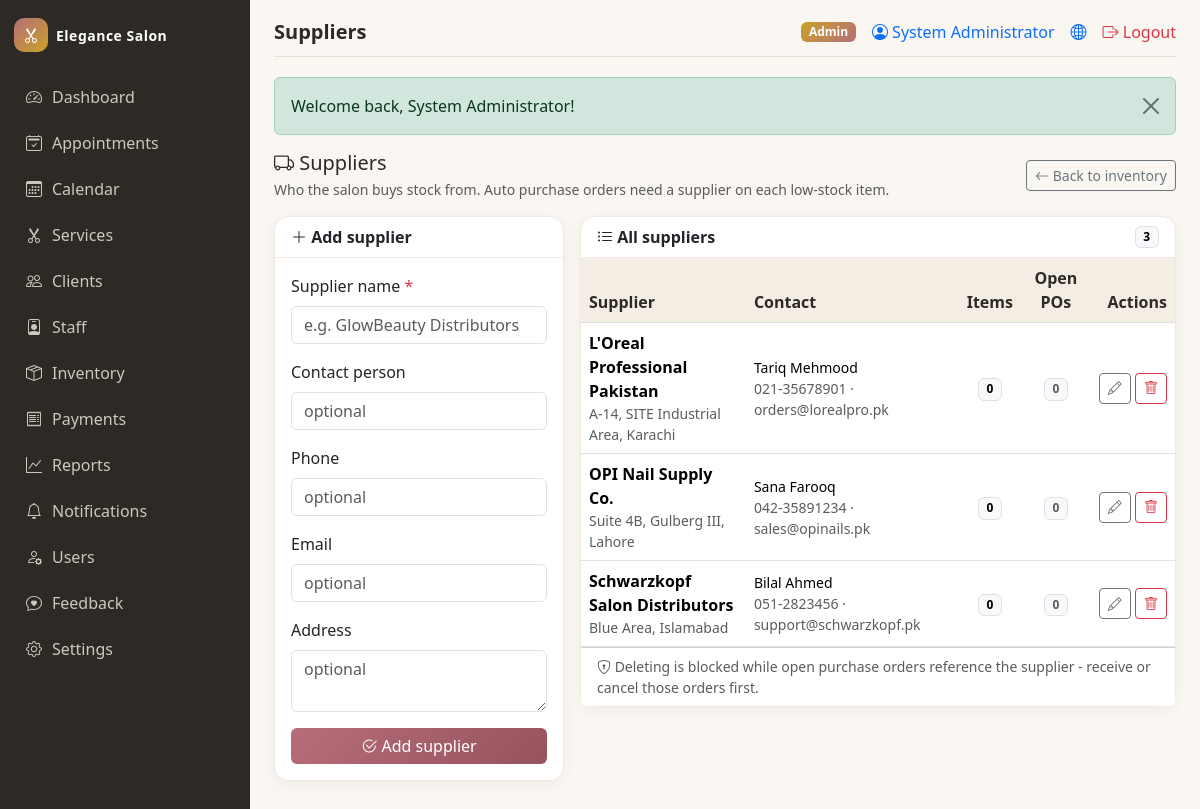
The app's page /modules/inventory/suppliers.php (signed in) with its own data.
### tables this page shows
CREATE TABLE suppliers (
  supplier_id    INT UNSIGNED AUTO_INCREMENT PRIMARY KEY,
  name           VARCHAR(120) NOT NULL,
  contact_person VARCHAR(100) DEFAULT NULL,
  phone          VARCHAR(20)  DEFAULT NULL,
  email          VARCHAR(120) DEFAULT NULL,
  address        VARCHAR(255) DEFAULT NULL,
  created_at     TIMESTAMP NOT NULL DEFAULT CURRENT_TIMESTAMP
);

### modules/inventory/suppliers.php (the view, shortened to what this page needs)
<?php
require_once __DIR__ . '/../../includes/init.php';
 $self    = BASE_URL . 'modules/inventory/suppliers.php';
 $back    = BASE_URL . 'modules/inventory/index.php';
 $edit_id = (int)get('id');
 $sup = array(
    'name'           => '',
    'contact_person' => '',
    'phone'          => '',
    'email'          => '',
    'address'        => '',
);
 $suppliers = mysqli_fetch_all(mysqli_query($conn,
    "SELECT sp.supplier_id, sp.name, sp.contact_person, sp.phone, sp.email, sp.address,
            (SELECT COUNT(*) FROM inventory_items i
              WHERE i.supplier_id = sp.supplier_id) AS items,
            (SELECT COUNT(*) FROM purchase_orders po
              WHERE po.supplier_id = sp.supplier_id
                AND po.status IN ('pending','ordered')) AS open_pos
     FROM suppliers sp
     ORDER BY sp.name ASC"), MYSQLI_ASSOC);
require_once __DIR__ . '/../../includes/dash_header.php';
?>
<div class="d-flex flex-wrap justify-content-between align-items-center gap-2 mb-3">
    <div>
        <h5 class="mb-1"><i class="bi bi-truck"></i> Suppliers</h5>
        <p class="text-muted small mb-0">Who the salon buys stock from. Auto purchase orders
            need a supplier on each low-stock item.</p>
    </div>
    <a class="btn btn-outline-secondary btn-sm" href="<?= $back ?>">
        <i class="bi bi-arrow-left"></i> Back to inventory
    </a>
</div>
<div class="row g-3">
    <div class="col-lg-4">
        <div class="card card-salon">
            <div class="card-header d-flex justify-content-between align-items-center">
                <span><?= $edit_id > 0 ? '<i class="bi bi-pencil-square"></i> Edit supplier' : '<i class="bi bi-plus-lg"></i> Add supplier' ?></span>
            </div>
            <div class="card-body">
                <form method="post" action="<?= $self ?>" novalidate>
                    <div class="mb-3">
                        <label class="form-label">Supplier name <span class="text-danger">*</span></label>
                        <input type="text" name="name" maxlength="120" class="form-control"
                               value="<?= e($sup['name']) ?>" placeholder="e.g. GlowBeauty Distributors" required>
                    </div>
                    <div class="mb-3">
                        <label class="form-label">Contact person</label>
                        <input type="text" name="contact_person" maxlength="100" class="form-control"
                               value="<?= e($sup['contact_person']) ?>" placeholder="optional">
                    </div>
                    <div class="mb-3">
                        <label class="form-label">Phone</label>
                        <input type="text" name="phone" maxlength="20" class="form-control"
                               value="<?= e($sup['phone']) ?>" placeholder="optional">
                    </div>
                    <div class="mb-3">
                        <label class="form-label">Email</label>
                        <input type="email" name="email" maxlength="120" class="form-control"
                               value="<?= e($sup['email']) ?>" placeholder="optional">
                    </div>
                    <div class="mb-3">
                        <label class="form-label">Address</label>
                        <textarea name="address" maxlength="255" rows="2" class="form-control"
                                  placeholder="optional"><?= e($sup['address']) ?></textarea>
                    </div>
                    <button class="btn btn-salon w-100" type="submit">
                        <i class="bi bi-check2-circle"></i> <?= $edit_id > 0 ? 'Save changes' : 'Add supplier' ?>
                    </button>
                </form>
            </div>
        </div>
    </div>
    <div class="col-lg-8">
        <div class="card card-salon">
            <div class="card-header d-flex justify-content-between align-items-center">
                <span><i class="bi bi-list-ul"></i> All suppliers</span>
                <span class="badge text-bg-light border"><?= count($suppliers) ?></span>
            </div>
            <div class="card-body p-0">
                <?php if (!$suppliers): ?>
                    <div class="p-5 text-center text-muted">
                        <i class="bi bi-truck fs-1 d-block mb-2"></i>
                        No suppliers yet - add the first one on the left.
                    </div>
                <?php else: ?>
                    <div class="table-responsive">
                        <table class="table table-hover mb-0 align-middle">
                            <thead>
                                <tr>
                                    <th>Supplier</th>
                                    <th>Contact</th>
                                    <th class="text-center">Items</th>
                                    <th class="text-center">Open POs</th>
                                    <th class="text-end">Actions</th>
                                </tr>
                            </thead>
                            <tbody>
                            <?php foreach ($suppliers as $sp): ?>
                                <tr class="<?= $edit_id === (int)$sp['supplier_id'] ? 'table-light' : '' ?>">
                                    <td>
                                        <span class="fw-semibold"><?= e($sp['name']) ?></span>
                                        <?php if ($sp['address'] !== null && $sp['address'] !== ''): ?>
                                            <div class="small text-muted"><?= e($sp['address']) ?></div>
                                        <?php endif; ?>
                                    </td>
                                    <td class="small">
                                        <?= $sp['contact_person'] !== null ? e($sp['contact_person']) : '<span class="text-muted">-</span>' ?>
                                        <div class="text-muted">
                                            <?= $sp['phone'] !== null ? e($sp['phone']) : '' ?>
                                            <?= $sp['email'] !== null ? '&middot; ' . e($sp['email']) : '' ?>
                                        </div>
                                    </td>
                                    <td class="text-center"><span class="badge text-bg-light border"><?= (int)$sp['items'] ?></span></td>
                                    <td class="text-center">
                                        <span class="badge <?= $sp['open_pos'] > 0 ? 'text-bg-warning' : 'text-bg-light border text-muted' ?>">
                                            <?= (int)$sp['open_pos'] ?>
                                        </span>
                                    </td>
                                    <td class="text-end text-nowrap">
                                        <a class="btn btn-sm btn-outline-secondary" href="<?= $self ?>?id=<?= (int)$sp['supplier_id'] ?>" title="Edit">
                                            <i class="bi bi-pencil"></i>
                                        </a>
                                        <form class="d-inline" method="post" action="<?= $self ?>"
                                              data-confirm="Delete supplier <?= e($sp['name']) ?>? Linked items will keep existing but lose their supplier.">
                                            <button class="btn btn-sm btn-outline-danger" type="submit" title="Delete">
                                                <i class="bi bi-trash"></i>
                                            </button>
                                        </form>
                                    </td>
                                </tr>
                            <?php endforeach; ?>
                            </tbody>
                        </table>
                    </div>
                <?php endif; ?>
            </div>
            <div class="card-footer bg-white small text-muted">
                <i class="bi bi-shield-lock"></i> Deleting is blocked while open purchase orders
                reference the supplier - receive or cancel those orders first.
            </div>
        </div>
    </div>
</div>
<?php require_once __DIR__ . '/../../includes/dash_footer.php'; ?>

### assets/css/style.css (style rules this page uses)
:root { --salon-rose: #b76e79; --salon-rose-d: #96525d; --salon-gold: #c9a227; --salon-ink: #2d2a26; --salon-cream: #faf7f2; --salon-panel: #ffffff; --sidebar-w: 250px; }
body { background: var(--salon-cream); color: var(--salon-ink); font-family: "Segoe UI", system-ui, -apple-system, sans-serif; min-height: 100vh; display: flex; flex-direction: column; }
.btn-salon { background: linear-gradient(135deg, var(--salon-rose), var(--salon-rose-d)); color: #fff; border: none; }
.card-salon { border: 1px solid #efe9e1; border-radius: 14px; box-shadow: 0 4px 14px rgba(45,42,38,.05); background: var(--salon-panel); }
.card-salon .card-header { background: transparent; border-bottom: 1px solid #efe9e1; font-weight: 600; }
.table > thead th { background: #f4ede4; color: var(--salon-ink); }

### records on screen
suppliers: name "L'Oreal Professional Pakistan", address "A-14, SITE Industrial Area, Karachi", contact_person "Tariq Mehmood", phone "021-35678901", email "orders@lorealpro.pk", items "0", open_pos "0"
suppliers: name "OPI Nail Supply Co.", address "Suite 4B, Gulberg III, Lahore", contact_person "Sana Farooq", phone "042-35891234", email "sales@opinails.pk", items "0", open_pos "0"
suppliers: name "Schwarzkopf Salon Distributors", address "Blue Area, Islamabad", contact_person "Bilal Ahmed", phone "051-2823456", email "support@schwarzkopf.pk", items "0", open_pos "0"

### other values on screen
get_setting('salon_name', SITE_NAME) "Elegance Salon"
$m_item['label'] "Dashboard"
$m_item['label'] "Appointments"
$m_item['label'] "Calendar"
$m_item['label'] "Services"
$m_item['label'] "Clients"
$m_item['label'] "Staff"
$m_item['label'] "Inventory"
$m_item['label'] "Payments"
$m_item['label'] "Reports"
$m_item['label'] "Notifications"
$m_item['label'] "Users"
$m_item['label'] "Feedback"
$m_item['label'] "Settings"
$page_title "Suppliers"
